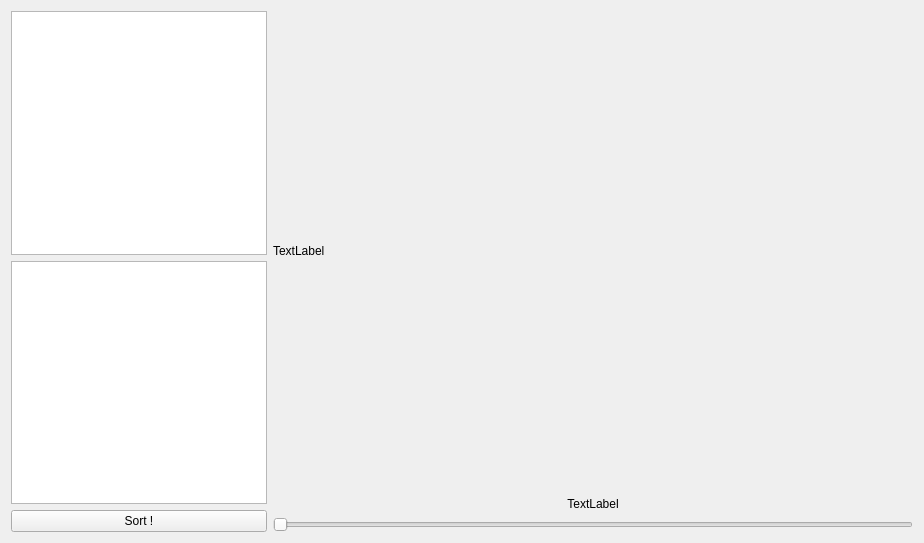
<?xml version="1.0" encoding="UTF-8"?>
<ui version="4.0">
 <class>tab_sorting</class>
 <widget class="QWidget" name="tab_sorting">
  <property name="geometry">
   <rect>
    <x>0</x>
    <y>0</y>
    <width>926</width>
    <height>548</height>
   </rect>
  </property>
  <property name="windowTitle">
   <string>Form</string>
  </property>
  <layout class="QHBoxLayout" name="horizontalLayout_2">
   <property name="sizeConstraint">
    <enum>QLayout::SetFixedSize</enum>
   </property>
   <item>
    <layout class="QHBoxLayout" name="horizontalLayout" stretch="0,75">
     <property name="sizeConstraint">
      <enum>QLayout::SetFixedSize</enum>
     </property>
     <item>
      <layout class="QVBoxLayout" name="verticalLayout">
       <item>
        <widget class="QListWidget" name="lst_func">
         <property name="sizePolicy">
          <sizepolicy hsizetype="MinimumExpanding" vsizetype="MinimumExpanding">
           <horstretch>0</horstretch>
           <verstretch>0</verstretch>
          </sizepolicy>
         </property>
        </widget>
       </item>
       <item>
        <widget class="QListWidget" name="lst_data">
         <property name="sizePolicy">
          <sizepolicy hsizetype="MinimumExpanding" vsizetype="MinimumExpanding">
           <horstretch>0</horstretch>
           <verstretch>0</verstretch>
          </sizepolicy>
         </property>
        </widget>
       </item>
       <item>
        <widget class="QPushButton" name="btn_run">
         <property name="sizePolicy">
          <sizepolicy hsizetype="MinimumExpanding" vsizetype="Fixed">
           <horstretch>0</horstretch>
           <verstretch>0</verstretch>
          </sizepolicy>
         </property>
         <property name="text">
          <string>Sort !</string>
         </property>
        </widget>
       </item>
      </layout>
     </item>
     <item>
      <layout class="QVBoxLayout" name="verticalLayout_2">
       <property name="sizeConstraint">
        <enum>QLayout::SetFixedSize</enum>
       </property>
       <item>
        <widget class="QLabel" name="lbl_visu">
         <property name="sizePolicy">
          <sizepolicy hsizetype="MinimumExpanding" vsizetype="MinimumExpanding">
           <horstretch>0</horstretch>
           <verstretch>0</verstretch>
          </sizepolicy>
         </property>
         <property name="minimumSize">
          <size>
           <width>640</width>
           <height>480</height>
          </size>
         </property>
         <property name="maximumSize">
          <size>
           <width>1280</width>
           <height>960</height>
          </size>
         </property>
         <property name="text">
          <string>TextLabel</string>
         </property>
        </widget>
       </item>
       <item>
        <layout class="QVBoxLayout" name="verticalLayout_3" stretch="50,0">
         <item>
          <widget class="QLabel" name="lbl_step">
           <property name="sizePolicy">
            <sizepolicy hsizetype="MinimumExpanding" vsizetype="MinimumExpanding">
             <horstretch>0</horstretch>
             <verstretch>0</verstretch>
            </sizepolicy>
           </property>
           <property name="text">
            <string>TextLabel</string>
           </property>
           <property name="alignment">
            <set>Qt::AlignCenter</set>
           </property>
          </widget>
         </item>
         <item>
          <widget class="QSlider" name="sld_steps">
           <property name="sizePolicy">
            <sizepolicy hsizetype="MinimumExpanding" vsizetype="MinimumExpanding">
             <horstretch>0</horstretch>
             <verstretch>0</verstretch>
            </sizepolicy>
           </property>
           <property name="orientation">
            <enum>Qt::Horizontal</enum>
           </property>
          </widget>
         </item>
        </layout>
       </item>
      </layout>
     </item>
    </layout>
   </item>
  </layout>
 </widget>
 <resources/>
 <connections>
  <connection>
   <sender>btn_run</sender>
   <signal>clicked()</signal>
   <receiver>tab_sorting</receiver>
   <slot>slt_sort_run()</slot>
   <hints>
    <hint type="sourcelabel">
     <x>138</x>
     <y>525</y>
    </hint>
    <hint type="destinationlabel">
     <x>462</x>
     <y>273</y>
    </hint>
   </hints>
  </connection>
  <connection>
   <sender>sld_steps</sender>
   <signal>valueChanged(int)</signal>
   <receiver>tab_sorting</receiver>
   <slot>slt_sld_step()</slot>
   <hints>
    <hint type="sourcelabel">
     <x>594</x>
     <y>526</y>
    </hint>
    <hint type="destinationlabel">
     <x>462</x>
     <y>273</y>
    </hint>
   </hints>
  </connection>
 </connections>
 <slots>
  <slot>slt_sld_step()</slot>
  <slot>slt_sort_run()</slot>
 </slots>
</ui>
